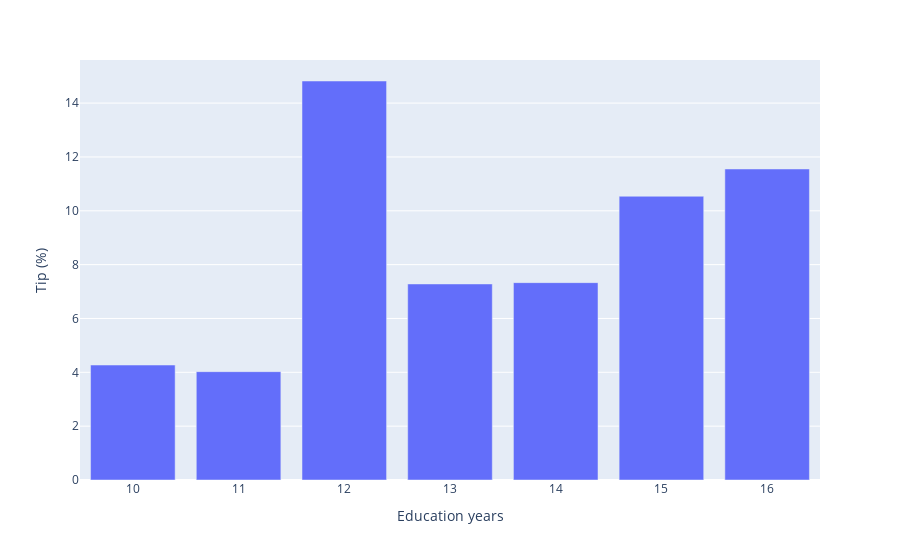

The notebook cell this image was saved under:
### Markdown cell above
#### Tip % across different neighbourhoods segmented by education

### Code cell
%%local
import plotly.express as px
import plotly.figure_factory as ff
import pandas as pd

tip_fare_percent_dict = {
    'Education years': list(tip_fare_percent_tab['_1']),
    'Tip (%)': list(tip_fare_percent_tab['_2'])
}

df = pd.DataFrame.from_dict(tip_fare_percent_dict).sort_values(
    by='Education years')

fig = px.bar(df, x='Education years', y='Tip (%)')
fig.show()

### Figure 1 — Plotly figure (JSON) as saved in the notebook; plotly's stock layout.template omitted (floating-point values rounded to 4 significant figures)
{"data": [{"alignmentgroup": "True", "hovertemplate": "Education years=%{x}<br>Tip (%)=%{y}<extra></extra>", "legendgroup": "", "marker": {"color": "#636efa"}, "name": "", "offsetgroup": "", "orientation": "v", "showlegend": false, "textposition": "auto", "type": "bar", "x": [10, 11, 12, 13, 14, 15, 16], "xaxis": "x", "y": [4.271, 4.024, 14.82, 7.283, 7.331, 10.54, 11.55], "yaxis": "y"}], "layout": {"autosize": true, "barmode": "relative", "legend": {"tracegroupgap": 0}, "margin": {"t": 60}, "xaxis": {"anchor": "y", "autorange": true, "domain": [0, 1], "range": [9.5, 16.5], "title": {"text": "Education years"}, "type": "linear"}, "yaxis": {"anchor": "x", "autorange": true, "domain": [0, 1], "range": [0, 15.6], "title": {"text": "Tip (%)"}, "type": "linear"}}}
